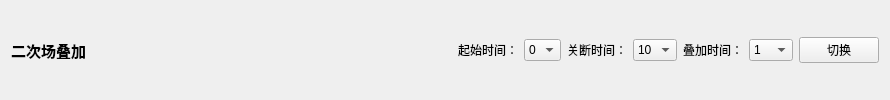
          <widget class="QWidget" name="page_secField_2">
           <layout class="QHBoxLayout" name="horizontalLayout_5">
            <item>
             <widget class="QLabel" name="label_18">
              <property name="font">
               <font>
                <pointsize>11</pointsize>
                <weight>75</weight>
                <italic>false</italic>
                <bold>true</bold>
               </font>
              </property>
              <property name="text">
               <string>二次场叠加</string>
              </property>
             </widget>
            </item>
            <item>
             <spacer name="horizontalSpacer_8">
              <property name="orientation">
               <enum>Qt::Horizontal</enum>
              </property>
              <property name="sizeHint" stdset="0">
               <size>
                <width>366</width>
                <height>20</height>
               </size>
              </property>
             </spacer>
            </item>
            <item>
             <widget class="QLabel" name="label_21">
              <property name="text">
               <string>起始时间：</string>
              </property>
             </widget>
            </item>
            <item>
             <widget class="QComboBox" name="comboBox_secFieldBeginTime_hist">
              <property name="sizePolicy">
               <sizepolicy hsizetype="Maximum" vsizetype="Fixed">
                <horstretch>0</horstretch>
                <verstretch>0</verstretch>
               </sizepolicy>
              </property>
              <item>
               <property name="text">
                <string>0</string>
               </property>
              </item>
             </widget>
            </item>
            <item>
             <widget class="QLabel" name="label_22">
              <property name="text">
               <string>关断时间：</string>
              </property>
             </widget>
            </item>
            <item>
             <widget class="QComboBox" name="comboBox_secFieldStopTime_hist">
              <property name="sizePolicy">
               <sizepolicy hsizetype="Maximum" vsizetype="Fixed">
                <horstretch>0</horstretch>
                <verstretch>0</verstretch>
               </sizepolicy>
              </property>
              <item>
               <property name="text">
                <string>10</string>
               </property>
              </item>
             </widget>
            </item>
            <item>
             <widget class="QLabel" name="label_23">
              <property name="text">
               <string>叠加时间：</string>
              </property>
             </widget>
            </item>
            <item>
             <widget class="QComboBox" name="comboBox_secFieldStackingTime_hist">
              <property name="sizePolicy">
               <sizepolicy hsizetype="Maximum" vsizetype="Fixed">
                <horstretch>0</horstretch>
                <verstretch>0</verstretch>
               </sizepolicy>
              </property>
              <item>
               <property name="text">
                <string>1</string>
               </property>
              </item>
              <item>
               <property name="text">
                <string>3</string>
               </property>
              </item>
              <item>
               <property name="text">
                <string>5</string>
               </property>
              </item>
              <item>
               <property name="text">
                <string>20</string>
               </property>
              </item>
              <item>
               <property name="text">
                <string>30</string>
               </property>
              </item>
              <item>
               <property name="text">
                <string>60</string>
               </property>
              </item>
             </widget>
            </item>
            <item>
             <widget class="QPushButton" name="pushButton_graphSwitchToRealTime_hist">
              <property name="text">
               <string>切换</string>
              </property>
             </widget>
            </item>
           </layout>
          </widget>
